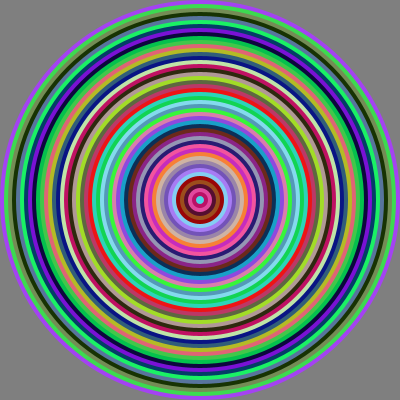
Frame 1 (no input)
Frame 60 (the mouse pressed at the canvas centre just before this capture): identical to frame 1, image omitted
Frame 120 (the mouse held since frame 60 and released just before this capture): identical to frame 1, image omitted

The Processing sketch that drew this single still picture (run headless with seeded random() and noise(); from frame 60 on, the mouse is pressed at the canvas centre):

// Processing sketch: TargetPractice_forLoop_02
// ── TargetPractice_forLoop_02.pde
//a counter
int i=0;
float size=0;
int max = 50;
int step = 8;

void setup()
{
  size(400, 400);
  background(127);
  noStroke();
  smooth();
  
  // a beautiful for loop - you' ll love them
  println("==my Loop");
  /*
  for loop has 3 parts
  1. setup the counter
  2. condition of the loop
  3. change the counter
  these are in the round brackets*/
  
  for (i = 0; i < max; i=i+1) {    
     fill(random(255), random(255), random(255));
     //We are calculating the size based on the counter i
     //multiplied with step. This changes each time
     //the loop runs.
    // println();
     println(i, "i * step",  i*step, "400 - (i * step): ", 400 - (i * step)); 
     size = 400 - (i * step);
     ellipse(width/2, height/2, size,size);
  }
  

}

void draw()
{


  
  
  //1st circle
  //fill(20);
  //ellipse(width/2, height/2, 360,360);
  
    
}

void mouseDragged()
{
  // code that happens when the mouse moves
  // with the button down
  println("mouseDragged");
}

void mousePressed()
{
  // code that happens when the mouse button
  // is pressed
  println("mousePressed");
}

void mouseReleased()
{
// code that happens when the mouse button
// is released
   println("mouseReleased");
}
